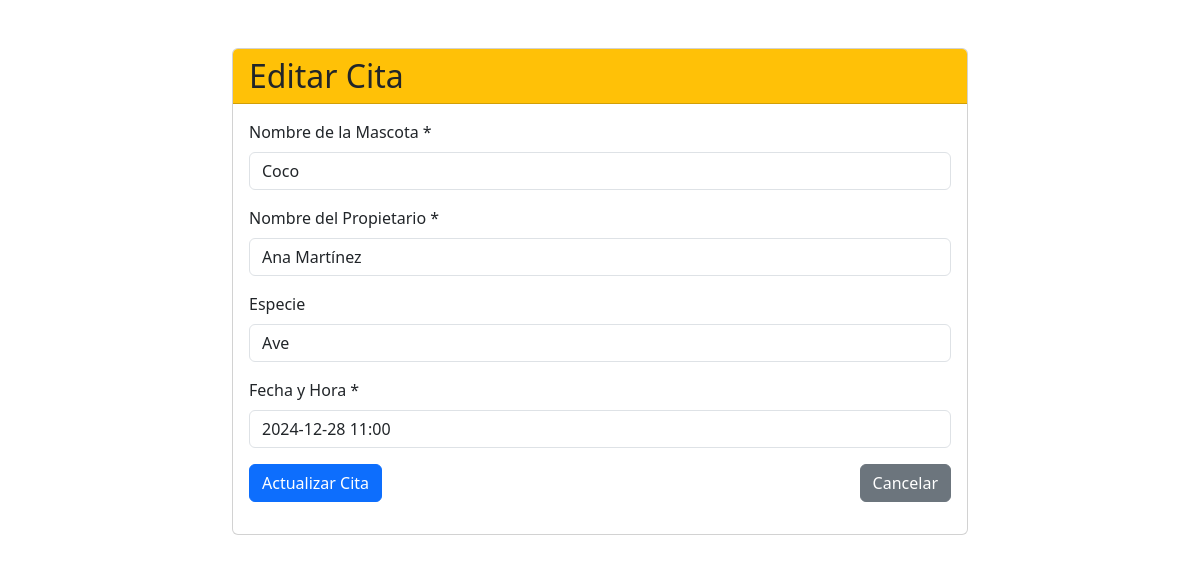
The page /editar/4 on the database its author committed.
### tables this page shows
CREATE TABLE pacientes (
            id INTEGER PRIMARY KEY AUTOINCREMENT,
            mascota TEXT NOT NULL,
            propietario TEXT NOT NULL,
            especie TEXT,
            fecha TEXT NOT NULL
        );

### app.py (the view, shortened to what this page needs)
@app.route('/editar/<int:id>', methods=['GET', 'POST'])
def editar_cita(id):
    conn = get_db()
    cita = conn.execute('SELECT * FROM pacientes WHERE id = ?', (id,)).fetchone()
    conn.close()
    return render_template('editar_cita.html', cita=cita)

### models.py (called while the page is built)
def get_db():
    conn = sqlite3.connect(DATABASE)
    conn.row_factory = sqlite3.Row  # Permite acceder a columnas por nombre
    return conn

### templates/editar_cita.html
﻿{% extends "base.html" %}
{% block content %}
<div class="row justify-content-center">
    <div class="col-md-8">
        <div class="card">
            <div class="card-header bg-warning text-dark">
                <h2 class="mb-0"> Editar Cita</h2>
            </div>
            <div class="card-body">
                <form method="post">
                    <div class="mb-3">
                        <label class="form-label">Nombre de la Mascota *</label>
                        <input type="text" name="mascota" class="form-control" value="{{ cita.mascota }}" required>
                    </div>
                    <div class="mb-3">
                        <label class="form-label">Nombre del Propietario *</label>
                        <input type="text" name="propietario" class="form-control" value="{{ cita.propietario }}" required>
                    </div>
                    <div class="mb-3">
                        <label class="form-label">Especie</label>
                        <input type="text" name="especie" class="form-control" value="{{ cita.especie }}">
                    </div>
                    <div class="mb-3">
                        <label class="form-label">Fecha y Hora *</label>
                        <input type="text" name="fecha" class="form-control" value="{{ cita.fecha }}" required>
                    </div>
                    <div class="d-flex justify-content-between">
                        <button type="submit" class="btn btn-primary">Actualizar Cita</button>
                        <a href="{{ url_for('index') }}" class="btn btn-secondary">Cancelar</a>
                    </div>
                </form>
            </div>
        </div>
    </div>
</div>
{% endblock %}

### rows shown on the page
pacientes: mascota "Coco", propietario "Ana Martínez", especie "Ave", fecha "2024-12-28 11:00"
